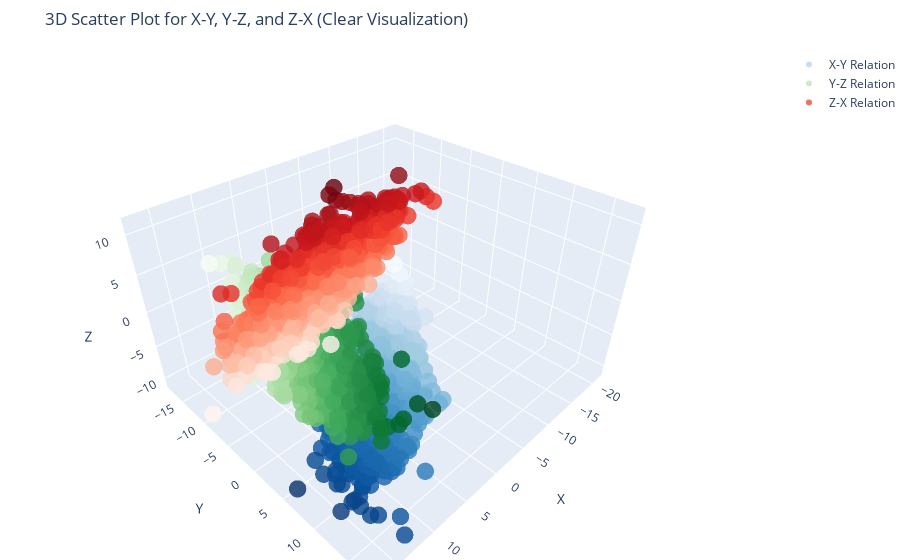

Notebook code cell kept with this figure:
### Code cell
import numpy as np
import plotly.graph_objects as go

X = w_tilda
Y = y_tilda
Z = z_tilda
# Create a 3D scatter plot using Plotly
fig = go.Figure()

# X-Y Relationship
fig.add_trace(go.Scatter3d(
    x=X, y=Y, z=np.zeros_like(X) - 10,  # Shifting along Z-axis to avoid overlap
    mode='markers',
    marker=dict(size=6, color=X, colorscale='Blues', opacity=0.8),
    name='X-Y Relation'
))

# Y-Z Relationship
fig.add_trace(go.Scatter3d(
    x=np.zeros_like(Y) + 10, y=Y, z=Z,  # Shifting along X-axis
    mode='markers',
    marker=dict(size=6, color=Y, colorscale='Greens', opacity=0.8),
    name='Y-Z Relation'
))

# Z-X Relationship
fig.add_trace(go.Scatter3d(
    x=X, y=np.zeros_like(Z) - 10, z=Z,  # Shifting along Y-axis
    mode='markers',
    marker=dict(size=6, color=Z, colorscale='Reds', opacity=0.8),
    name='Z-X Relation'
))

# Improve Layout
fig.update_layout(
    title="3D Scatter Plot for X-Y, Y-Z, and Z-X (Clear Visualization)",
    scene=dict(
        xaxis_title="X",
        yaxis_title="Y",
        zaxis_title="Z"
    ),
    margin=dict(l=0, r=0, b=0, t=50)
)

# Show interactive plot
fig.show()

### Figure 1 — Plotly figure (JSON) as saved in the notebook; plotly's stock layout.template omitted (floating-point values rounded to 4 significant figures; data arrays with more than 128 entries replaced by an {"elided": "..."} marker saying what was removed)
{"data": [{"marker": {"color": {"elided": "1000 float values"}, "colorscale": [[0, "rgb(247,251,255)"], [0.125, "rgb(222,235,247)"], [0.25, "rgb(198,219,239)"], [0.375, "rgb(158,202,225)"], [0.5, "rgb(107,174,214)"], [0.625, "rgb(66,146,198)"], [0.75, "rgb(33,113,181)"], [0.875, "rgb(8,81,156)"], [1, "rgb(8,48,107)"]], "opacity": 0.8, "size": 6}, "mode": "markers", "name": "X-Y Relation", "type": "scatter3d", "x": {"elided": "1000 float values"}, "y": {"elided": "1000 float values"}, "z": {"elided": "1000 float values"}}, {"marker": {"color": {"elided": "1000 float values"}, "colorscale": [[0, "rgb(247,252,245)"], [0.125, "rgb(229,245,224)"], [0.25, "rgb(199,233,192)"], [0.375, "rgb(161,217,155)"], [0.5, "rgb(116,196,118)"], [0.625, "rgb(65,171,93)"], [0.75, "rgb(35,139,69)"], [0.875, "rgb(0,109,44)"], [1, "rgb(0,68,27)"]], "opacity": 0.8, "size": 6}, "mode": "markers", "name": "Y-Z Relation", "type": "scatter3d", "x": {"elided": "1000 float values"}, "y": {"elided": "1000 float values"}, "z": {"elided": "1000 float values"}}, {"marker": {"color": {"elided": "1000 float values"}, "colorscale": [[0, "rgb(255,245,240)"], [0.125, "rgb(254,224,210)"], [0.25, "rgb(252,187,161)"], [0.375, "rgb(252,146,114)"], [0.5, "rgb(251,106,74)"], [0.625, "rgb(239,59,44)"], [0.75, "rgb(203,24,29)"], [0.875, "rgb(165,15,21)"], [1, "rgb(103,0,13)"]], "opacity": 0.8, "size": 6}, "mode": "markers", "name": "Z-X Relation", "type": "scatter3d", "x": {"elided": "1000 float values"}, "y": {"elided": "1000 float values"}, "z": {"elided": "1000 float values"}}], "layout": {"margin": {"b": 0, "l": 0, "r": 0, "t": 50}, "scene": {"xaxis": {"title": {"text": "X"}}, "yaxis": {"title": {"text": "Y"}}, "zaxis": {"title": {"text": "Z"}}}, "title": {"text": "3D Scatter Plot for X-Y, Y-Z, and Z-X (Clear Visualization)"}}}
